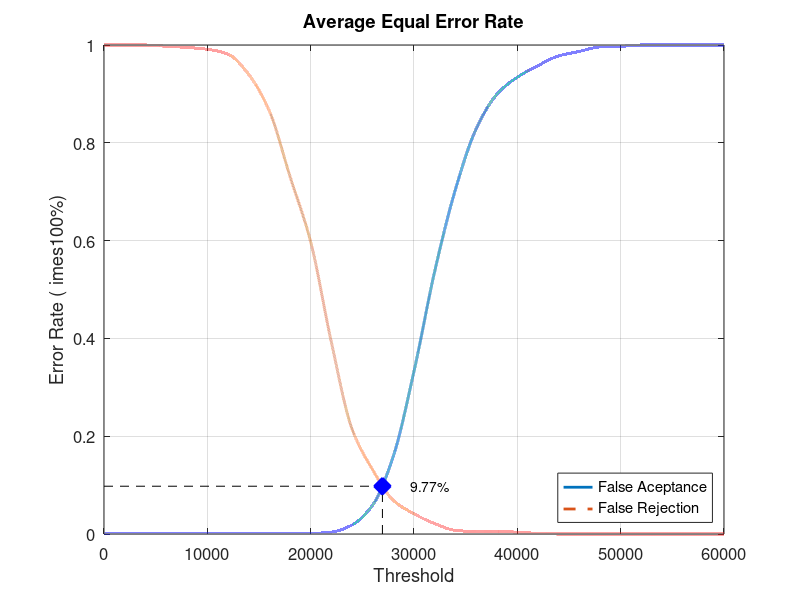
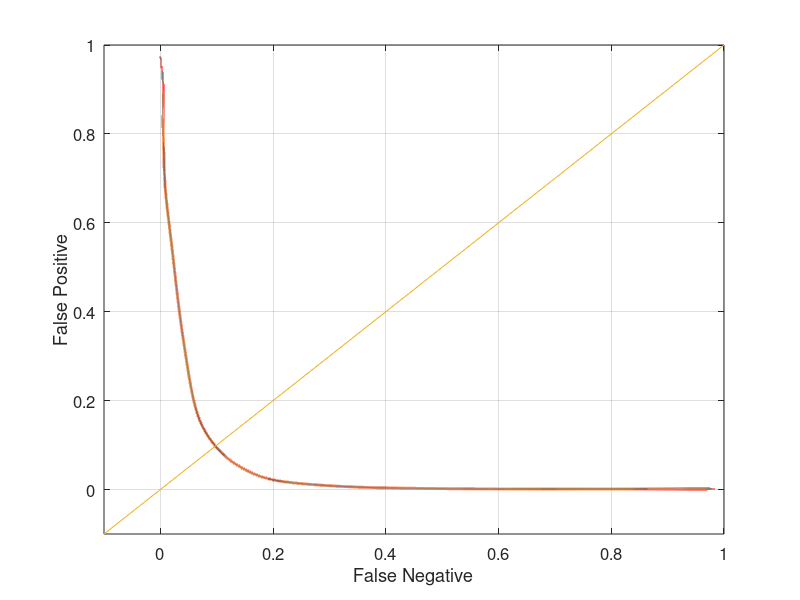

These charts were generated, in order, by the following MATLAB code:
close all;
clear;
clc;
x = 0:2000:60000;
xq = 0:0.5:60000;

y0 = [0 0.00131579 0.00131579 0.00131579 0.00131579 0.00131579 0.00131579 0.00131579 0.00131579 0.00131579 0.00131579 0.00394737 0.0184211 0.0592105 0.159211 0.332895 0.536842 0.703947 0.827632 0.898684 0.934211 0.957895 0.977632 0.986842 0.996053 0.997368 1 1 1 1 1]
yy0 = interp1(x, y0, xq, 'pchip');
y1 = [1 1 1 0.9975 0.995 0.99125 0.98125 0.94 0.865 0.73125 0.5975 0.3925 0.215 0.13125 0.06875 0.04125 0.02125 0.0075 0.005 0.005 0.00375 0.00125 0 0 0 0 0 0 0 0 0]
yy1 = interp1(x, y1, xq, 'pchip');

% Calculating EER: 
y2 = abs(y0 - y1);
find(y2 == min(y2))
yy2 = abs(yy0 - yy1);
xEER = find(yy2 == min(yy2));
xEERIndex = xq(xEER) % X-axis EER
yEER = yy0(xEER) % Y-axis EER

main = figure
plot(xq, yy0,'-','LineWidth', 2);	hold on
plot(xq, yy1,'--','LineWidth', 2);	hold on
plot([xEERIndex xEERIndex], [0 yEER], 'k--');	hold on
plot([0 xEERIndex], [yEER yEER], 'k--');	hold on
plot(xEERIndex, yEER, 'bx', 'LineWidth', 10);	hold on
text(xEERIndex + 10 * xEERIndex / 100, yEER, [num2str(round((10000 * yEER)) / 100) '%'])
legend('False Aceptance', 'False Rejection', 'Location', 'SouthEast')
xlabel('Threshold')
ylabel('Error Rate (	imes100%)')
title('Average Equal Error Rate')
set(gca, 'FontSize', 12)
axis([0 60000 0 1])
grid on

print(main, 'Experiment2AverageMain', '-dpng');
FNRxFPR = figure('Color', [1 1 1]);
plot(yy1, yy0, '-', yy1, yy0, 'LineWidth', 2);
hold on
y = -0.1:0.1:1
plot(y, y); 
set(gca, 'FontSize', 12)
xlabel('False Negative')
ylabel('False Positive')
axis([-0.1 1 -0.1 1])
set(gca, 'FontSize', 12)
grid on

print(FNRxFPR, 'Experiment2AverageFNRxFPR','-dpng');
